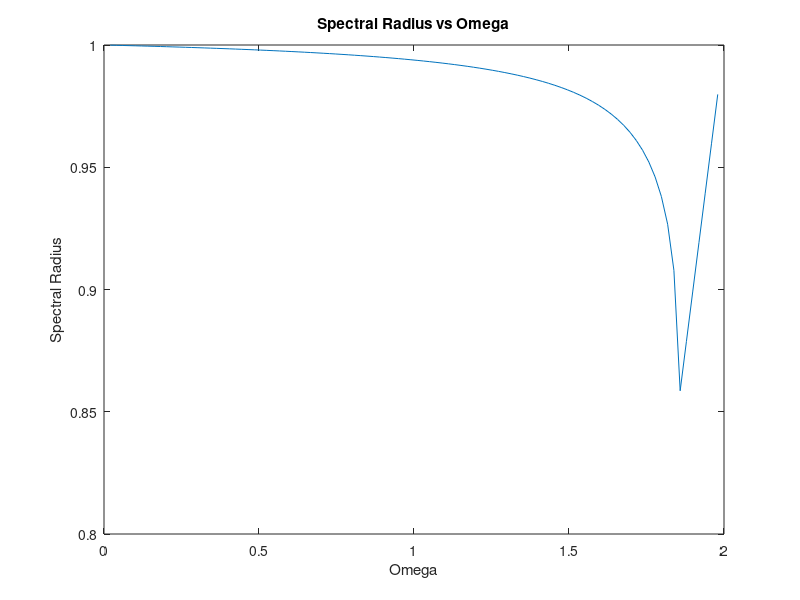

The MATLAB source for this figure:
clear
% Solve 1d BVP obtained by discretizing u''(x) = f(x) 
% with Dirichlet boundary condtions  u(0) = alpha, u(1) = beta
% Discretized using centered difference.
%
% Compare matrix splitting methods:  Jacobi, Gauss-Seidel, and SOR
%
% From  http://www.amath.washington.edu/~rjl/fdmbook/  (2007)

method = 'SOR';       % 'Jacobi' or 'GS' or 'SOR'
nplot = 10;          % iterate u is plotted every nplot iterations
maxiter = 500;        % number of iterations to take

m = 39;
ax = 0;
bx = 1;
alpha = 0;
beta = 0;
f = @(x) ones(size(x));   % f(x) = 1

h = (bx-ax) / (m+1);
x = linspace(ax, bx, m+2)';

% determine exact solution to linear system by setting up
% system Au = f and solving with backslash:
e = ones(m+2,1);

A = 1/h^2 * spdiags([e -2*e e], [-1 0 1], m+2, m+2);
A(1,1:2) = [1 0];
A(m+2,m+1:m+2) = [0 1];
rhs = f(x);
rhs(1) = alpha;
rhs(m+2) = beta;
ustar = A\rhs;


% Decompose A = DA - LA - UA:
DA = diag(diag(A));   % diagonal part of A
LA = DA - tril(A);    % strictly lower triangular part of A (negated)
UA = DA - triu(A);    % strictly upper triangular part of A (negated)

omga = linspace(0,2,100);
omga = omga(2:end-1);
% set up iteration matrix:
rho = zeros(size(omga));
for k = 1:size(omga,2)
switch method
   case 'Jacobi'
      M = DA;
      N = LA + UA;
   case 'GS'
      M = DA - LA;
      N = UA;
   case 'SOR'
      % use optimal omega for this problem:
%       omega = 2 / (1 + sin(pi*h));
      omega = omga(k);
      M = 1/omega * (DA - omega*LA);
      N = 1/omega * ((1-omega)*DA + omega*UA);
end


% u = zeros(size(x));   % initial guess for iteration

% figure(1)
% clf
% plot(x,ustar,'r')
% hold on
% plot(x,u)

% error = nan(maxiter+1,1);
% error(1) = max(abs(u-ustar));


% Iteration:
% ----------


% for iter=1:maxiter
% 
%    u = M \ (N*u + rhs);
%       
%    error(iter+1) = max(abs(u-ustar));
%    if mod(iter,nplot)==0
%       % plot u every nplot iterations
%       plot(x,u)
%       title(sprintf('%s: Iteration %4i, error = %9.3e',...
%              method,iter,error(iter+1)),'FontSize',15)
%       drawnow
%       pause(.1)
%    end
% end

% plot errors vs. iteration:
% figure(2)
% semilogy(error)
% axis([0 maxiter min(error)/10 1])
% title(sprintf('%s: Errors',method),'FontSize',15)
% xlabel('iteration')
% hold on
% omega
% abs(error(47))/abs(error(46))

% compute spectral radius of iteration matrix G:
G = M\N;
rho(k) = max(abs(eig(full(G))));
end
plot(omga,rho)
title('Spectral Radius vs Omega')
xlabel('Omega')
ylabel('Spectral Radius')
% disp(sprintf('Spectral radius of G for %s is %5f',method,rhoG))